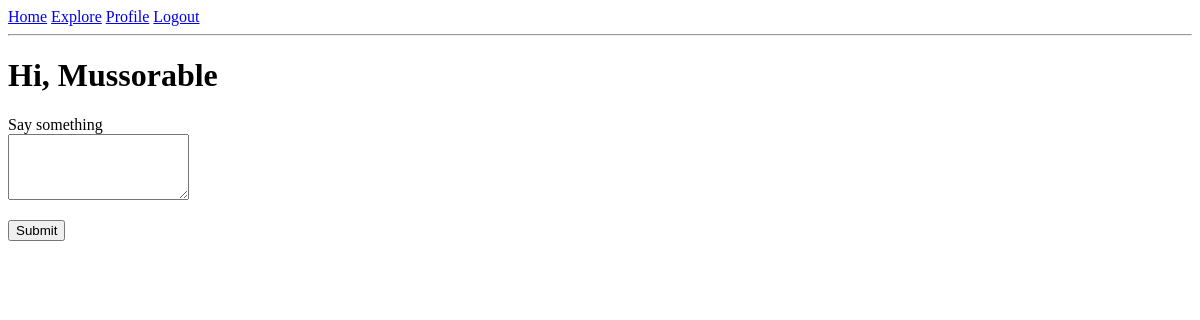
The page /index (signed in) on the database as committed earlier.
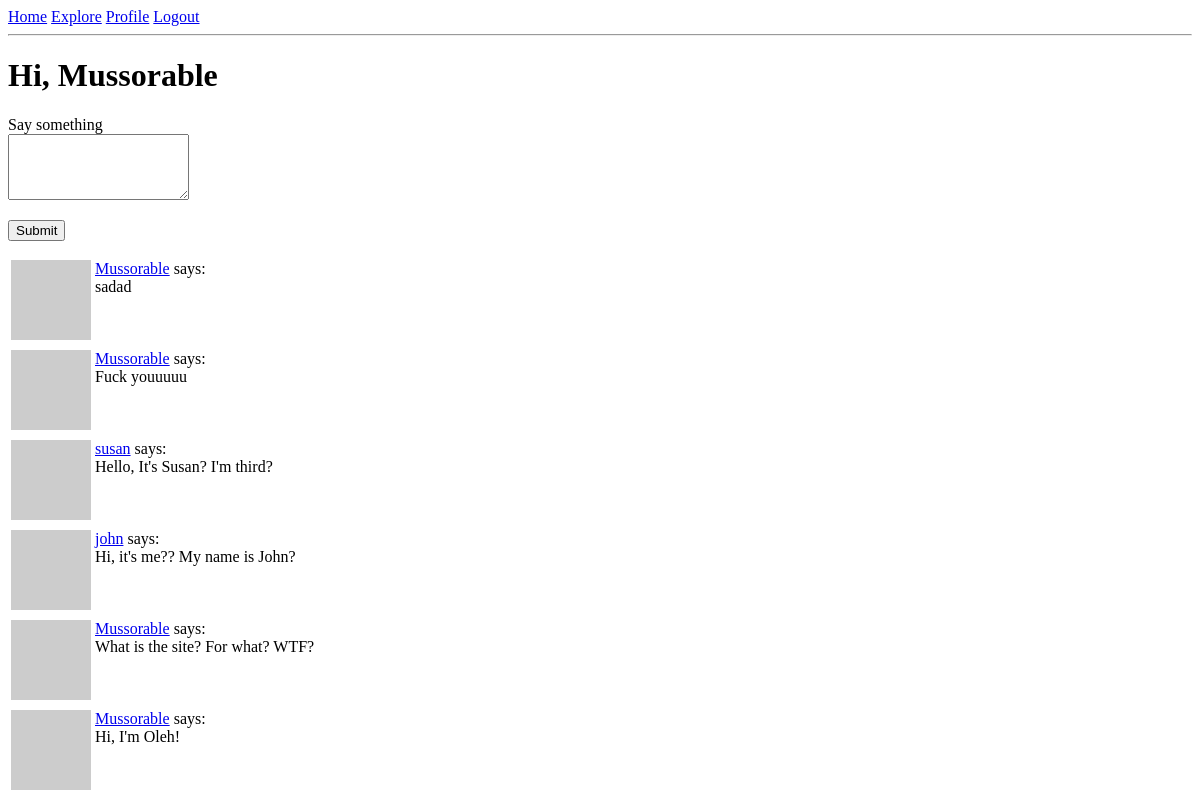
The same page on the database as committed later.
### app/models.py (models this page shows, shortened)
class User(UserMixin, db.Model):
    id: so.Mapped[int] = so.mapped_column(primary_key=True)
    username: so.Mapped[str] = so.mapped_column(sa.String(64), index=True, unique=True)
    email: so.Mapped[str] = so.mapped_column(sa.String(120), index=True, unique=True)
    password_hash: so.Mapped[Optional[str]] = so.mapped_column(sa.String(256))
    about_me: so.Mapped[Optional[str]] = so.mapped_column(sa.String(140))
    last_seen: so.Mapped[Optional[datetime]] = so.mapped_column(default=lambda: datetime.now(timezone.utc))
    posts: so.WriteOnlyMapped['Post'] = so.relationship(back_populates='author')
    following: so.WriteOnlyMapped['User'] = so.relationship(
        secondary=followers, primaryjoin=(followers.c.follower_id == id),
        secondaryjoin=(followers.c.followed_id == id),
        back_populates='followers')
    followers: so.WriteOnlyMapped['User'] = so.relationship(
        secondary=followers, primaryjoin=(followers.c.followed_id == id),
        secondaryjoin=(followers.c.follower_id == id),
        back_populates='following')
    def avatar(self, size):
        digest = md5(self.email.lower().encode('utf-8')).hexdigest()
        return f'https://www.gravatar.com/avatar/{digest}?d=identicon&s={size}'
    def following_posts(self):
        Author = so.aliased(User)
        Follower = so.aliased(User)
        return (
            sa.select(Post)
            .join(Post.author.of_type(Author))
            .join(Author.followers.of_type(Follower), isouter=True)
            .where(sa.or_(
                Follower.id == self.id,
                Author.id == self.id,
            ))
            .group_by(Post)
            .order_by(Post.timestamp.desc())
        )

class Post(db.Model):
    id: so.Mapped[int] = so.mapped_column(primary_key=True)
    body: so.Mapped[str] = so.mapped_column(sa.String(140))
    timestamp: so.Mapped[datetime] = so.mapped_column(index=True, default=lambda: datetime.now(timezone.utc))
    user_id: so.Mapped[int] = so.mapped_column(sa.ForeignKey(User.id), index=True)
    author: so.Mapped[User] = so.relationship(back_populates='posts')

### app/routes.py (the view)
@app.route('/', methods=['GET', 'POST'])
@app.route('/index', methods=['GET', 'POST'])
@login_required
def index():
    form = PostForm()
    if form.validate_on_submit():
        post = Post(body=form.post.data, author=current_user)
        db.session.add(post)
        db.session.commit()
        flash('Your post has been added.')
        return redirect(url_for('index'))
    page = request.args.get('page', 1, type=int)
    posts = db.paginate(
        current_user.following_posts(),
        page=page,
        per_page=app.config['POSTS_PER_PAGE'],
        error_out=False
    )
    next_url = url_for('index', page=posts.next_num) if posts.has_next else None
    prev_url = url_for('index', page=posts.prev_num) if posts.has_prev else None
    return render_template(
        'index.html',
        title='Home',
        posts=posts,
        form=form,
        next_url=next_url,
        prev_url=prev_url
    )

### app/forms.py
class PostForm(FlaskForm):
    post = TextAreaField('Say something', validators=[
        DataRequired(),
        Length(min=1, max=140)])
    submit = SubmitField('Submit')

### app/models.py (called while the page is built)
@login.user_loader
def load_user(id):
    return db.session.get(User, int(id))

### app/routes.py (called while the page is built)
@app.before_request
def before_request():
    if current_user.is_authenticated:
        current_user.last_seen = datetime.now(timezone.utc)
        db.session.commit()

### app/templates/index.html (shortened to what this page needs)
{% extends 'base.html' %}
{% block content %}
    <h1>Hi, {{ current_user.username }}</h1>
        {% if form %}
            <form action="" method="post">
                <p>
                    {{ form.post.label }}<br>
                    {{ form.post(col=32, rows=4) }}<br>
                </p>
                <p>{{ form.submit() }}</p>
            </form>
        {% endif %}
    {% for post in posts %}
        {% include '_post.html' %}
    {% endfor %}
{% endblock %}

### app/templates/base.html (shortened to what this page needs)
<!doctype html>
<html lang="eu">
<head>
</head>
<body>
    <header>
        <div>
            <a href="{{ url_for('index') }}">Home</a>
            {% if current_user.is_anonymous %}
                <a href="{{ url_for('login') }}">Login</a>
            {% else %}
                <a href="{{ url_for('explore') }}">Explore</a>
                <a href="{{ url_for('user', username=current_user.username) }}">Profile</a>
                <a href="{{ url_for('logout') }}">Logout</a>
            {% endif %}
        </div>
        <hr>
        {% block content %}{% endblock %}
    </header>
</body>
</html>

### app/templates/_post.html
<table>
    <tr style="vertical-align: top;">
        <td><img src="{{ post.author.avatar(36) }}" alt=""></td>
        <td>
            <a href="{{ url_for('user', username=post.author.username) }}">{{ post.author.username }}</a> says:<br>{{ post.body }}
        </td>
    </tr>
</table>

Rows that differ between the two databases and show on the page:
added Post: author.username "Mussorable", body "sadad"
added Post: author.username "Mussorable", body "Fuck youuuuu"
added Post: author.username "susan", body "Hello, It's Susan? I'm third?"
added Post: author.username "john", body "Hi, it's me?? My name is John?"
added Post: author.username "Mussorable", body "What is the site? For what? WTF?"
added Post: author.username "Mussorable", body "Hi, I'm Oleh!"
